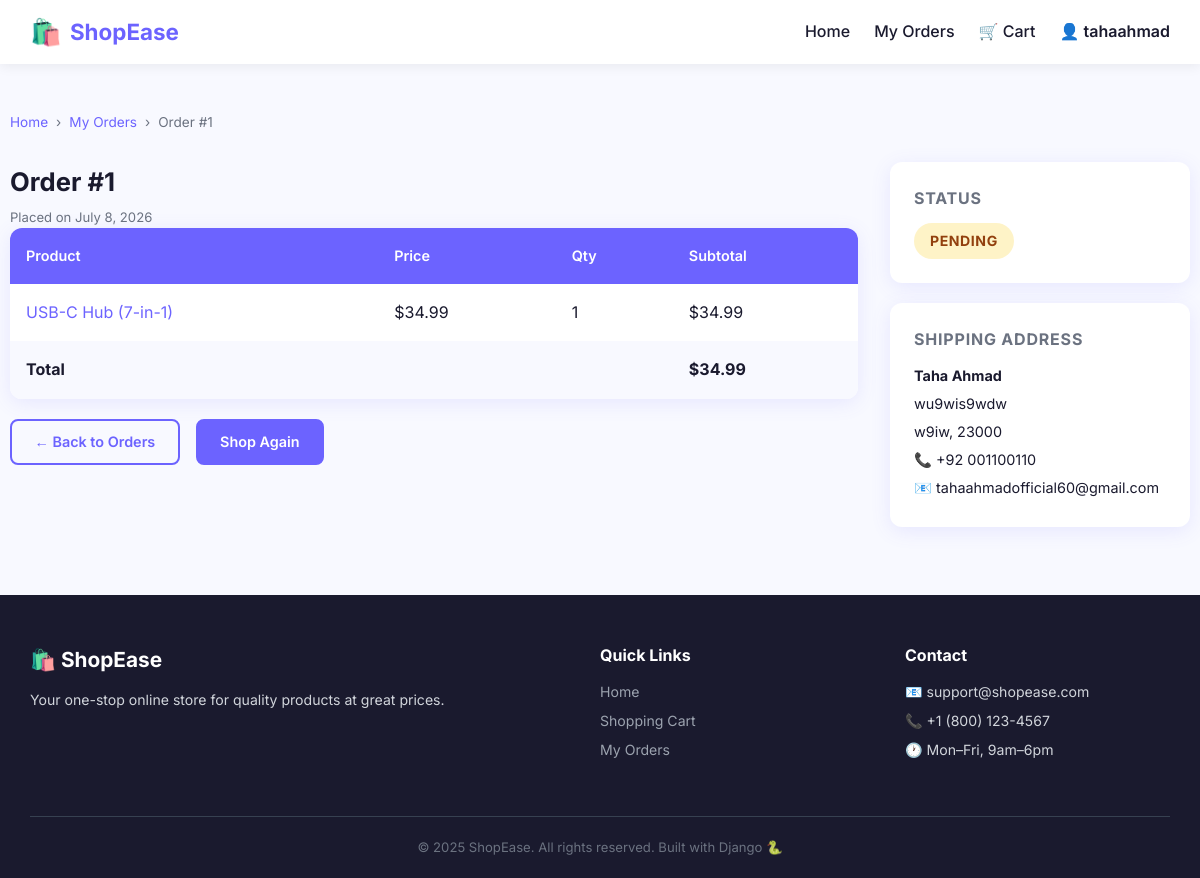
/orders/1/ (signed in), run on the app's committed database.
### store/models.py (models this page shows, shortened)
class Order(models.Model):
    STATUS_PENDING = 'pending'
    STATUS_PROCESSING = 'processing'
    STATUS_SHIPPED = 'shipped'
    STATUS_DELIVERED = 'delivered'
    STATUS_CHOICES = [
        (STATUS_PENDING, 'Pending'),
        (STATUS_PROCESSING, 'Processing'),
        (STATUS_SHIPPED, 'Shipped'),
        (STATUS_DELIVERED, 'Delivered'),
    ]
    user = models.ForeignKey(User, on_delete=models.CASCADE, related_name='orders')
    status = models.CharField(max_length=20, choices=STATUS_CHOICES, default=STATUS_PENDING)
    created_at = models.DateTimeField(auto_now_add=True)
    full_name = models.CharField(max_length=200)
    email = models.EmailField()
    phone = models.CharField(max_length=20, blank=True)
    address = models.TextField()
    city = models.CharField(max_length=100)
    zip_code = models.CharField(max_length=20)
    @property
    def total_price(self):
        return sum(item.subtotal for item in self.items.all())

class OrderItem(models.Model):
    order = models.ForeignKey(Order, on_delete=models.CASCADE, related_name='items')
    product = models.ForeignKey(Product, on_delete=models.PROTECT)
    quantity = models.PositiveIntegerField(default=1)
    price_at_purchase = models.DecimalField(max_digits=10, decimal_places=2)
    @property
    def subtotal(self):
        return self.quantity * self.price_at_purchase

class Product(models.Model):
    name = models.CharField(max_length=200)
    description = models.TextField()
    short_description = models.CharField(max_length=300, blank=True)
    price = models.DecimalField(max_digits=10, decimal_places=2)
    image = models.ImageField(upload_to='products/', blank=True, null=True)
    stock = models.PositiveIntegerField(default=0)
    created_at = models.DateTimeField(auto_now_add=True)

### store/views.py (the view)
# urls.py: path('orders/<int:order_id>/', views.order_detail, name='order_detail'),
@login_required
def order_detail(request, order_id):
    order = get_object_or_404(Order, id=order_id, user=request.user)
    return render(request, 'store/order_detail.html', {'order': order})

### store/cart.py (called while the page is built)
    def __len__(self):
        return sum(item['quantity'] for item in self.cart.values())

### store/context_processors.py (called while the page is built)
def cart_count(request):
    cart = Cart(request)
    return {'cart_count': len(cart)}

### templates/store/order_detail.html (shortened to what this page needs)
{% extends 'base.html' %}
{% block content %}
<div class="container section">
    <nav class="breadcrumb">
        <a href="{% url 'home' %}">Home</a>
        <span>›</span>
        <a href="{% url 'order_list' %}">My Orders</a>
        <span>›</span>
        <span>Order #{{ order.id }}</span>
    </nav>
    <div class="order-detail-layout">
        <div class="order-detail-items">
            <h2>Order #{{ order.id }}</h2>
            <p class="order-date">Placed on {{ order.created_at|date:"F j, Y" }}</p>
            <table class="cart-table">
                <thead>
                    <tr>
                        <th>Product</th>
                        <th>Price</th>
                        <th>Qty</th>
                        <th>Subtotal</th>
                    </tr>
                </thead>
                <tbody>
                    {% for item in order.items.all %}
                    <tr>
                        <td>
                            <a href="{% url 'product_detail' item.product.id %}">
                                {{ item.product.name }}
                            </a>
                        </td>
                        <td>${{ item.price_at_purchase }}</td>
                        <td>{{ item.quantity }}</td>
                        <td>${{ item.subtotal }}</td>
                    </tr>
                    {% endfor %}
                </tbody>
                <tfoot>
                    <tr class="order-total-row">
                        <td colspan="3"><strong>Total</strong></td>
                        <td><strong>${{ order.total_price }}</strong></td>
                    </tr>
                </tfoot>
            </table>
            <div class="cart-bottom-links">
                <a href="{% url 'order_list' %}" class="btn btn-outline">← Back to Orders</a>
                <a href="{% url 'home' %}" class="btn btn-primary">Shop Again</a>
            </div>
        </div>
        <aside class="order-detail-info">
            <div class="info-card">
                <h3>Status</h3>
                <span class="status-badge status-{{ order.status }} status-lg">
                    {{ order.get_status_display }}
                </span>
            </div>
            <div class="info-card">
                <h3>Shipping Address</h3>
                <p><strong>{{ order.full_name }}</strong></p>
                <p>{{ order.address }}</p>
                <p>{{ order.city }}, {{ order.zip_code }}</p>
                {% if order.phone %}<p>📞 {{ order.phone }}</p>{% endif %}
                <p>📧 {{ order.email }}</p>
            </div>
        </aside>
    </div>
</div>
{% endblock %}

### templates/base.html (shortened to what this page needs)
<!DOCTYPE html>
<html lang="en">
<head>
    {% load static %}
    <link rel="stylesheet" href="{% static 'css/style.css' %}">
</head>
<body>
    <nav class="navbar">
        <div class="container navbar-inner">
            <a href="{% url 'home' %}" class="navbar-brand">
                <span class="brand-icon">🛍️</span>
                ShopEase
            </a>
            <ul class="nav-links" id="navLinks">
                <li><a href="{% url 'home' %}">Home</a></li>
                {% if user.is_authenticated %}
                    <li><a href="{% url 'order_list' %}">My Orders</a></li>
                    <li>
                        <a href="{% url 'cart' %}" class="cart-link">
                            🛒 Cart
                        </a>
                    </li>
                    <li class="nav-dropdown">
                        <span class="nav-username">👤 {{ user.username }}</span>
                    </li>
                {% endif %}
            </ul>
        </div>
    </nav>
    <main class="main-content">
        {% block content %}{% endblock %}
    </main>
    <footer class="footer">
        <div class="container">
            <div class="footer-grid">
                <div class="footer-col">
                    <h3>🛍️ ShopEase</h3>
                    <p>Your one-stop online store for quality products at great prices.</p>
                </div>
                <div class="footer-col">
                    <h4>Quick Links</h4>
                    <ul>
                        <li><a href="{% url 'home' %}">Home</a></li>
                        <li><a href="{% url 'cart' %}">Shopping Cart</a></li>
                        {% if user.is_authenticated %}
                            <li><a href="{% url 'order_list' %}">My Orders</a></li>
                        {% else %}
                            <li><a href="{% url 'login' %}">Login</a></li>
                            <li><a href="{% url 'register' %}">Register</a></li>
                        {% endif %}
                    </ul>
                </div>
                <div class="footer-col">
                    <h4>Contact</h4>
                    <p>📧 support@shopease.com</p>
                    <p>📞 +1 (800) 123-4567</p>
                    <p>🕐 Mon–Fri, 9am–6pm</p>
                </div>
            </div>
            <div class="footer-bottom">
                <p>&copy; 2025 ShopEase. All rights reserved. Built with Django 🐍</p>
            </div>
        </div>
    </footer>
</body>
</html>

### static/css/style.css (style rules this page uses)
*, *::before, *::after { box-sizing: border-box; margin: 0; padding: 0; }
:root { --primary: #6c63ff; --primary-dark: #574fd6; --accent: #ff6584; --text: #1a1a2e; --text-muted: #6b7280; --bg: #f8f9ff; --surface: #ffffff; --border: #e5e7eb; --success: #10b981; --warning: #f59e0b; --danger: #ef4444; --radius: 12px; --radius-sm: 8px; --shadow: 0 4px 20px rgba(108,99,255,.12); --shadow-lg: 0 8px 40px rgba(108,99,255,.18); --transition: .25s ease; }
html { scroll-behavior: smooth; }
body { font-family: 'Inter', sans-serif; font-size: 1rem; line-height: 1.6; color: var(--text); background: var(--bg); display: flex; flex-direction: column; min-height: 100vh; }
a { color: var(--primary); text-decoration: none; transition: color var(--transition); }
ul { list-style: none; }
.container { width: 100%; max-width: 1180px; margin: 0 auto; padding: 0 1.25rem; }
.section { padding: 3rem 0; }
.btn { display: inline-flex; align-items: center; justify-content: center; gap: .4rem; padding: .6rem 1.4rem; border-radius: var(--radius-sm); font-size: .9rem; font-weight: 600; border: 2px solid transparent; cursor: pointer; transition: all var(--transition); white-space: nowrap; }
.btn-primary { background: var(--primary); color: #fff; border-color: var(--primary); }
.btn-outline { background: transparent; color: var(--primary); border-color: var(--primary); }
.navbar { background: var(--surface); box-shadow: 0 2px 12px rgba(0,0,0,.07); position: sticky; top: 0; z-index: 100; }
.navbar-inner { display: flex; align-items: center; justify-content: space-between; height: 64px; }
.navbar-brand { font-size: 1.4rem; font-weight: 700; color: var(--primary); display: flex; align-items: center; gap: .5rem; }
.brand-icon { font-size: 1.6rem; }
.nav-links { display: flex; align-items: center; gap: 1.5rem; }
.nav-links a { font-weight: 500; color: var(--text); }
.cart-link { position: relative; }
.nav-dropdown { position: relative; cursor: pointer; }
.nav-username { font-weight: 600; color: var(--text); }
.cart-table { width:100%; border-collapse:collapse; background:var(--surface); border-radius:var(--radius); overflow:hidden; box-shadow:var(--shadow); }
.cart-table th { background:var(--primary); color:#fff; padding:1rem; text-align:left; font-weight:600; font-size:.9rem; }
.cart-table td { padding:1rem; border-bottom:1px solid var(--border); vertical-align:middle; }
.cart-table tr:last-child td { border-bottom:none; }
.cart-table tfoot td { background:var(--bg); font-weight:700; }
.cart-bottom-links { display:flex; gap:1rem; margin-top:1.25rem; flex-wrap:wrap; }
.order-date { font-size:.82rem; color:var(--text-muted); margin-top:.2rem; }
.status-badge { display:inline-block; padding:.25rem .75rem; border-radius:20px; font-size:.78rem; font-weight:700; text-transform:uppercase; letter-spacing:.04em; }
.status-pending { background:#fef3c7; color:#92400e; }
.status-lg { padding:.4rem 1rem; font-size:.88rem; }
.order-detail-layout { display:grid; grid-template-columns:1fr 300px; gap:2rem; align-items:start; }
.order-detail-items h2 { font-size:1.6rem; margin-bottom:.3rem; }
.order-total-row td { background:var(--bg); }
.info-card { background:var(--surface); border-radius:var(--radius); box-shadow:var(--shadow); padding:1.5rem; margin-bottom:1.25rem; }
.info-card h3 { font-size:1rem; font-weight:700; margin-bottom:.75rem; color:var(--text-muted); text-transform:uppercase; letter-spacing:.05em; }
.info-card p { font-size:.9rem; margin-bottom:.3rem; }
.breadcrumb { display:flex; align-items:center; gap:.5rem; font-size:.85rem; color:var(--text-muted); margin-bottom:1.75rem; }
.breadcrumb a { color:var(--primary); }
.footer { background:var(--text); color:#d1d5db; margin-top:auto; }
.footer-grid { display:grid; grid-template-columns:2fr 1fr 1fr; gap:2.5rem; padding:3rem 0; }
.footer-col h3 { font-size:1.3rem; font-weight:700; color:#fff; margin-bottom:.75rem; }
.footer-col h4 { font-weight:700; color:#fff; margin-bottom:.75rem; }
.footer-col p, .footer-col li { font-size:.88rem; margin-bottom:.4rem; }
.footer-col ul li a { color:#9ca3af; transition:color var(--transition); }
.footer-bottom { border-top:1px solid #374151; padding:1.25rem 0; text-align:center; font-size:.82rem; color:#6b7280; }

### data on the page
Order: id "1", created_at "July 8, 2026", total_price "34.99", status "PENDING", full_name "Taha Ahmad", address "wu9wis9wdw", city "w9iw", zip_code "23000", phone "+92 001100110", email "tahaahmadofficial60@gmail.com"
OrderItem: product.name "USB-C Hub (7-in-1)", price_at_purchase "34.99", quantity "1", subtotal "34.99"

### other printed values
{{ user.username }} "tahaahmad"
